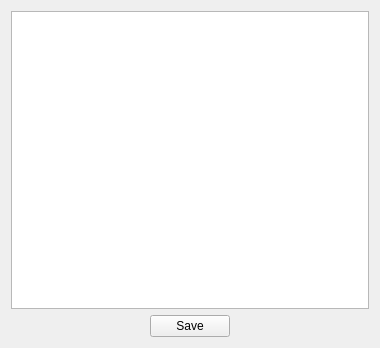
<?xml version="1.0" encoding="UTF-8"?>
<ui version="4.0">
 <class>LoopedBufferWidget</class>
 <widget class="QWidget" name="LoopedBufferWidget">
  <property name="geometry">
   <rect>
    <x>0</x>
    <y>0</y>
    <width>380</width>
    <height>348</height>
   </rect>
  </property>
  <property name="windowTitle">
   <string>Looped Buffer Edit</string>
  </property>
  <layout class="QGridLayout" name="gridLayout">
   <item row="0" column="0" colspan="3">
    <widget class="QTextEdit" name="textEdit"/>
   </item>
   <item row="1" column="0">
    <spacer name="horizontalSpacer">
     <property name="orientation">
      <enum>Qt::Horizontal</enum>
     </property>
     <property name="sizeHint" stdset="0">
      <size>
       <width>132</width>
       <height>20</height>
      </size>
     </property>
    </spacer>
   </item>
   <item row="1" column="1">
    <widget class="QPushButton" name="saveButton">
     <property name="text">
      <string>Save</string>
     </property>
    </widget>
   </item>
   <item row="1" column="2">
    <spacer name="horizontalSpacer_2">
     <property name="orientation">
      <enum>Qt::Horizontal</enum>
     </property>
     <property name="sizeHint" stdset="0">
      <size>
       <width>132</width>
       <height>20</height>
      </size>
     </property>
    </spacer>
   </item>
  </layout>
 </widget>
 <resources/>
 <connections/>
</ui>
